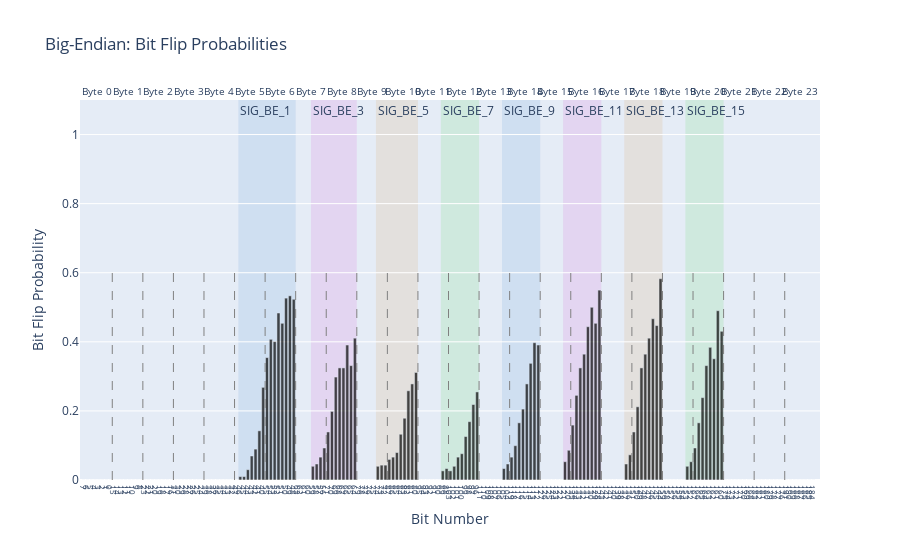

The cell this chart's notebook holds for it:
### Code cell
decoder.plot_message_from_id('18DAF218',[0x0,19,98,80,58])

### Figure 1 — Plotly figure (JSON) as saved in the notebook; plotly's stock layout.template omitted (floating-point values rounded to 4 significant figures; data arrays with more than 128 entries replaced by an {"elided": "..."} marker saying what was removed)
{"data": [{"marker": {"color": "black"}, "name": "Bit Flip Probability", "opacity": 0.7, "type": "bar", "x": {"elided": "192 int values"}, "y": {"elided": "192 float values"}}], "layout": {"annotations": [{"font": {"size": 10}, "showarrow": false, "text": "Byte 0", "x": 3.5, "xanchor": "center", "xref": "x", "y": 1, "yanchor": "bottom", "yref": "y domain"}, {"font": {"size": 10}, "showarrow": false, "text": "Byte 1", "x": 11.5, "xanchor": "center", "xref": "x", "y": 1, "yanchor": "bottom", "yref": "y domain"}, {"font": {"size": 10}, "showarrow": false, "text": "Byte 2", "x": 19.5, "xanchor": "center", "xref": "x", "y": 1, "yanchor": "bottom", "yref": "y domain"}, {"font": {"size": 10}, "showarrow": false, "text": "Byte 3", "x": 27.5, "xanchor": "center", "xref": "x", "y": 1, "yanchor": "bottom", "yref": "y domain"}, {"font": {"size": 10}, "showarrow": false, "text": "Byte 4", "x": 35.5, "xanchor": "center", "xref": "x", "y": 1, "yanchor": "bottom", "yref": "y domain"}, {"font": {"size": 10}, "showarrow": false, "text": "Byte 5", "x": 43.5, "xanchor": "center", "xref": "x", "y": 1, "yanchor": "bottom", "yref": "y domain"}, {"font": {"size": 10}, "showarrow": false, "text": "Byte 6", "x": 51.5, "xanchor": "center", "xref": "x", "y": 1, "yanchor": "bottom", "yref": "y domain"}, {"font": {"size": 10}, "showarrow": false, "text": "Byte 7", "x": 59.5, "xanchor": "center", "xref": "x", "y": 1, "yanchor": "bottom", "yref": "y domain"}, {"font": {"size": 10}, "showarrow": false, "text": "Byte 8", "x": 67.5, "xanchor": "center", "xref": "x", "y": 1, "yanchor": "bottom", "yref": "y domain"}, {"font": {"size": 10}, "showarrow": false, "text": "Byte 9", "x": 75.5, "xanchor": "center", "xref": "x", "y": 1, "yanchor": "bottom", "yref": "y domain"}, {"font": {"size": 10}, "showarrow": false, "text": "Byte 10", "x": 83.5, "xanchor": "center", "xref": "x", "y": 1, "yanchor": "bottom", "yref": "y domain"}, {"font": {"size": 10}, "showarrow": false, "text": "Byte 11", "x": 91.5, "xanchor": "center", "xref": "x", "y": 1, "yanchor": "bottom", "yref": "y domain"}, {"font": {"size": 10}, "showarrow": false, "text": "Byte 12", "x": 99.5, "xanchor": "center", "xref": "x", "y": 1, "yanchor": "bottom", "yref": "y domain"}, {"font": {"size": 10}, "showarrow": false, "text": "Byte 13", "x": 107.5, "xanchor": "center", "xref": "x", "y": 1, "yanchor": "bottom", "yref": "y domain"}, {"font": {"size": 10}, "showarrow": false, "text": "Byte 14", "x": 115.5, "xanchor": "center", "xref": "x", "y": 1, "yanchor": "bottom", "yref": "y domain"}, {"font": {"size": 10}, "showarrow": false, "text": "Byte 15", "x": 123.5, "xanchor": "center", "xref": "x", "y": 1, "yanchor": "bottom", "yref": "y domain"}, {"font": {"size": 10}, "showarrow": false, "text": "Byte 16", "x": 131.5, "xanchor": "center", "xref": "x", "y": 1, "yanchor": "bottom", "yref": "y domain"}, {"font": {"size": 10}, "showarrow": false, "text": "Byte 17", "x": 139.5, "xanchor": "center", "xref": "x", "y": 1, "yanchor": "bottom", "yref": "y domain"}, {"font": {"size": 10}, "showarrow": false, "text": "Byte 18", "x": 147.5, "xanchor": "center", "xref": "x", "y": 1, "yanchor": "bottom", "yref": "y domain"}, {"font": {"size": 10}, "showarrow": false, "text": "Byte 19", "x": 155.5, "xanchor": "center", "xref": "x", "y": 1, "yanchor": "bottom", "yref": "y domain"}, {"font": {"size": 10}, "showarrow": false, "text": "Byte 20", "x": 163.5, "xanchor": "center", "xref": "x", "y": 1, "yanchor": "bottom", "yref": "y domain"}, {"font": {"size": 10}, "showarrow": false, "text": "Byte 21", "x": 171.5, "xanchor": "center", "xref": "x", "y": 1, "yanchor": "bottom", "yref": "y domain"}, {"font": {"size": 10}, "showarrow": false, "text": "Byte 22", "x": 179.5, "xanchor": "center", "xref": "x", "y": 1, "yanchor": "bottom", "yref": "y domain"}, {"font": {"size": 10}, "showarrow": false, "text": "Byte 23", "x": 187.5, "xanchor": "center", "xref": "x", "y": 1, "yanchor": "bottom", "yref": "y domain"}, {"showarrow": false, "text": "SIG_BE_1", "x": 40.5, "xanchor": "left", "xref": "x", "y": 1, "yanchor": "top", "yref": "y domain"}, {"showarrow": false, "text": "SIG_BE_3", "x": 59.5, "xanchor": "left", "xref": "x", "y": 1, "yanchor": "top", "yref": "y domain"}, {"showarrow": false, "text": "SIG_BE_5", "x": 76.5, "xanchor": "left", "xref": "x", "y": 1, "yanchor": "top", "yref": "y domain"}, {"showarrow": false, "text": "SIG_BE_7", "x": 93.5, "xanchor": "left", "xref": "x", "y": 1, "yanchor": "top", "yref": "y domain"}, {"showarrow": false, "text": "SIG_BE_9", "x": 109.5, "xanchor": "left", "xref": "x", "y": 1, "yanchor": "top", "yref": "y domain"}, {"showarrow": false, "text": "SIG_BE_11", "x": 125.5, "xanchor": "left", "xref": "x", "y": 1, "yanchor": "top", "yref": "y domain"}, {"showarrow": false, "text": "SIG_BE_13", "x": 141.5, "xanchor": "left", "xref": "x", "y": 1, "yanchor": "top", "yref": "y domain"}, {"showarrow": false, "text": "SIG_BE_15", "x": 157.5, "xanchor": "left", "xref": "x", "y": 1, "yanchor": "top", "yref": "y domain"}], "legend": {"font": {"size": 8}, "orientation": "h", "x": 0.5, "xanchor": "center", "y": -0.2}, "shapes": [{"line": {"color": "gray", "dash": "dash", "width": 1}, "type": "line", "x0": 7.5, "x1": 7.5, "y0": 0, "y1": 0.6119}, {"line": {"color": "gray", "dash": "dash", "width": 1}, "type": "line", "x0": 15.5, "x1": 15.5, "y0": 0, "y1": 0.6119}, {"line": {"color": "gray", "dash": "dash", "width": 1}, "type": "line", "x0": 23.5, "x1": 23.5, "y0": 0, "y1": 0.6119}, {"line": {"color": "gray", "dash": "dash", "width": 1}, "type": "line", "x0": 31.5, "x1": 31.5, "y0": 0, "y1": 0.6119}, {"line": {"color": "gray", "dash": "dash", "width": 1}, "type": "line", "x0": 39.5, "x1": 39.5, "y0": 0, "y1": 0.6119}, {"line": {"color": "gray", "dash": "dash", "width": 1}, "type": "line", "x0": 47.5, "x1": 47.5, "y0": 0, "y1": 0.6119}, {"line": {"color": "gray", "dash": "dash", "width": 1}, "type": "line", "x0": 55.5, "x1": 55.5, "y0": 0, "y1": 0.6119}, {"line": {"color": "gray", "dash": "dash", "width": 1}, "type": "line", "x0": 63.5, "x1": 63.5, "y0": 0, "y1": 0.6119}, {"line": {"color": "gray", "dash": "dash", "width": 1}, "type": "line", "x0": 71.5, "x1": 71.5, "y0": 0, "y1": 0.6119}, {"line": {"color": "gray", "dash": "dash", "width": 1}, "type": "line", "x0": 79.5, "x1": 79.5, "y0": 0, "y1": 0.6119}, {"line": {"color": "gray", "dash": "dash", "width": 1}, "type": "line", "x0": 87.5, "x1": 87.5, "y0": 0, "y1": 0.6119}, {"line": {"color": "gray", "dash": "dash", "width": 1}, "type": "line", "x0": 95.5, "x1": 95.5, "y0": 0, "y1": 0.6119}, {"line": {"color": "gray", "dash": "dash", "width": 1}, "type": "line", "x0": 103.5, "x1": 103.5, "y0": 0, "y1": 0.6119}, {"line": {"color": "gray", "dash": "dash", "width": 1}, "type": "line", "x0": 111.5, "x1": 111.5, "y0": 0, "y1": 0.6119}, {"line": {"color": "gray", "dash": "dash", "width": 1}, "type": "line", "x0": 119.5, "x1": 119.5, "y0": 0, "y1": 0.6119}, {"line": {"color": "gray", "dash": "dash", "width": 1}, "type": "line", "x0": 127.5, "x1": 127.5, "y0": 0, "y1": 0.6119}, {"line": {"color": "gray", "dash": "dash", "width": 1}, "type": "line", "x0": 135.5, "x1": 135.5, "y0": 0, "y1": 0.6119}, {"line": {"color": "gray", "dash": "dash", "width": 1}, "type": "line", "x0": 143.5, "x1": 143.5, "y0": 0, "y1": 0.6119}, {"line": {"color": "gray", "dash": "dash", "width": 1}, "type": "line", "x0": 151.5, "x1": 151.5, "y0": 0, "y1": 0.6119}, {"line": {"color": "gray", "dash": "dash", "width": 1}, "type": "line", "x0": 159.5, "x1": 159.5, "y0": 0, "y1": 0.6119}, {"line": {"color": "gray", "dash": "dash", "width": 1}, "type": "line", "x0": 167.5, "x1": 167.5, "y0": 0, "y1": 0.6119}, {"line": {"color": "gray", "dash": "dash", "width": 1}, "type": "line", "x0": 175.5, "x1": 175.5, "y0": 0, "y1": 0.6119}, {"line": {"color": "gray", "dash": "dash", "width": 1}, "type": "line", "x0": 183.5, "x1": 183.5, "y0": 0, "y1": 0.6119}, {"line": {"color": "black", "width": 1}, "opacity": 0, "type": "rect", "x0": -0.5, "x1": 7.5, "xref": "x", "y0": 0, "y1": 1, "yref": "y domain"}, {"line": {"color": "black", "width": 1}, "opacity": 0, "type": "rect", "x0": 7.5, "x1": 15.5, "xref": "x", "y0": 0, "y1": 1, "yref": "y domain"}, {"line": {"color": "black", "width": 1}, "opacity": 0, "type": "rect", "x0": 15.5, "x1": 23.5, "xref": "x", "y0": 0, "y1": 1, "yref": "y domain"}, {"line": {"color": "black", "width": 1}, "opacity": 0, "type": "rect", "x0": 23.5, "x1": 31.5, "xref": "x", "y0": 0, "y1": 1, "yref": "y domain"}, {"line": {"color": "black", "width": 1}, "opacity": 0, "type": "rect", "x0": 31.5, "x1": 39.5, "xref": "x", "y0": 0, "y1": 1, "yref": "y domain"}, {"line": {"color": "black", "width": 1}, "opacity": 0, "type": "rect", "x0": 39.5, "x1": 47.5, "xref": "x", "y0": 0, "y1": 1, "yref": "y domain"}, {"line": {"color": "black", "width": 1}, "opacity": 0, "type": "rect", "x0": 47.5, "x1": 55.5, "xref": "x", "y0": 0, "y1": 1, "yref": "y domain"}, {"line": {"color": "black", "width": 1}, "opacity": 0, "type": "rect", "x0": 55.5, "x1": 63.5, "xref": "x", "y0": 0, "y1": 1, "yref": "y domain"}, {"line": {"color": "black", "width": 1}, "opacity": 0, "type": "rect", "x0": 63.5, "x1": 71.5, "xref": "x", "y0": 0, "y1": 1, "yref": "y domain"}, {"line": {"color": "black", "width": 1}, "opacity": 0, "type": "rect", "x0": 71.5, "x1": 79.5, "xref": "x", "y0": 0, "y1": 1, "yref": "y domain"}, {"line": {"color": "black", "width": 1}, "opacity": 0, "type": "rect", "x0": 79.5, "x1": 87.5, "xref": "x", "y0": 0, "y1": 1, "yref": "y domain"}, {"line": {"color": "black", "width": 1}, "opacity": 0, "type": "rect", "x0": 87.5, "x1": 95.5, "xref": "x", "y0": 0, "y1": 1, "yref": "y domain"}, {"line": {"color": "black", "width": 1}, "opacity": 0, "type": "rect", "x0": 95.5, "x1": 103.5, "xref": "x", "y0": 0, "y1": 1, "yref": "y domain"}, {"line": {"color": "black", "width": 1}, "opacity": 0, "type": "rect", "x0": 103.5, "x1": 111.5, "xref": "x", "y0": 0, "y1": 1, "yref": "y domain"}, {"line": {"color": "black", "width": 1}, "opacity": 0, "type": "rect", "x0": 111.5, "x1": 119.5, "xref": "x", "y0": 0, "y1": 1, "yref": "y domain"}, {"line": {"color": "black", "width": 1}, "opacity": 0, "type": "rect", "x0": 119.5, "x1": 127.5, "xref": "x", "y0": 0, "y1": 1, "yref": "y domain"}, {"line": {"color": "black", "width": 1}, "opacity": 0, "type": "rect", "x0": 127.5, "x1": 135.5, "xref": "x", "y0": 0, "y1": 1, "yref": "y domain"}, {"line": {"color": "black", "width": 1}, "opacity": 0, "type": "rect", "x0": 135.5, "x1": 143.5, "xref": "x", "y0": 0, "y1": 1, "yref": "y domain"}, {"line": {"color": "black", "width": 1}, "opacity": 0, "type": "rect", "x0": 143.5, "x1": 151.5, "xref": "x", "y0": 0, "y1": 1, "yref": "y domain"}, {"line": {"color": "black", "width": 1}, "opacity": 0, "type": "rect", "x0": 151.5, "x1": 159.5, "xref": "x", "y0": 0, "y1": 1, "yref": "y domain"}, {"line": {"color": "black", "width": 1}, "opacity": 0, "type": "rect", "x0": 159.5, "x1": 167.5, "xref": "x", "y0": 0, "y1": 1, "yref": "y domain"}, {"line": {"color": "black", "width": 1}, "opacity": 0, "type": "rect", "x0": 167.5, "x1": 175.5, "xref": "x", "y0": 0, "y1": 1, "yref": "y domain"}, {"line": {"color": "black", "width": 1}, "opacity": 0, "type": "rect", "x0": 175.5, "x1": 183.5, "xref": "x", "y0": 0, "y1": 1, "yref": "y domain"}, {"line": {"color": "black", "width": 1}, "opacity": 0, "type": "rect", "x0": 183.5, "x1": 191.5, "xref": "x", "y0": 0, "y1": 1, "yref": "y domain"}, {"fillcolor": "#79A8DD", "layer": "below", "line": {"width": 0}, "opacity": 0.2, "type": "rect", "x0": 40.5, "x1": 55.5, "xref": "x", "y0": 0, "y1": 1, "yref": "y domain"}, {"fillcolor": "#DD79DA", "layer": "below", "line": {"width": 0}, "opacity": 0.2, "type": "rect", "x0": 59.5, "x1": 71.5, "xref": "x", "y0": 0, "y1": 1, "yref": "y domain"}, {"fillcolor": "#DDAE79", "layer": "below", "line": {"width": 0}, "opacity": 0.2, "type": "rect", "x0": 76.5, "x1": 87.5, "xref": "x", "y0": 0, "y1": 1, "yref": "y domain"}, {"fillcolor": "#79DD7C", "layer": "below", "line": {"width": 0}, "opacity": 0.2, "type": "rect", "x0": 93.5, "x1": 103.5, "xref": "x", "y0": 0, "y1": 1, "yref": "y domain"}, {"fillcolor": "#79A8DD", "layer": "below", "line": {"width": 0}, "opacity": 0.2, "type": "rect", "x0": 109.5, "x1": 119.5, "xref": "x", "y0": 0, "y1": 1, "yref": "y domain"}, {"fillcolor": "#DD79DA", "layer": "below", "line": {"width": 0}, "opacity": 0.2, "type": "rect", "x0": 125.5, "x1": 135.5, "xref": "x", "y0": 0, "y1": 1, "yref": "y domain"}, {"fillcolor": "#DDAE79", "layer": "below", "line": {"width": 0}, "opacity": 0.2, "type": "rect", "x0": 141.5, "x1": 151.5, "xref": "x", "y0": 0, "y1": 1, "yref": "y domain"}, {"fillcolor": "#79DD7C", "layer": "below", "line": {"width": 0}, "opacity": 0.2, "type": "rect", "x0": 157.5, "x1": 167.5, "xref": "x", "y0": 0, "y1": 1, "yref": "y domain"}], "title": {"text": "Big-Endian: Bit Flip Probabilities"}, "xaxis": {"tickfont": {"size": 8}, "tickmode": "array", "ticktext": {"elided": "192 int values"}, "tickvals": {"elided": "192 int values"}, "title": {"text": "Bit Number"}}, "yaxis": {"range": [0, 1.1], "title": {"text": "Bit Flip Probability"}}}}
